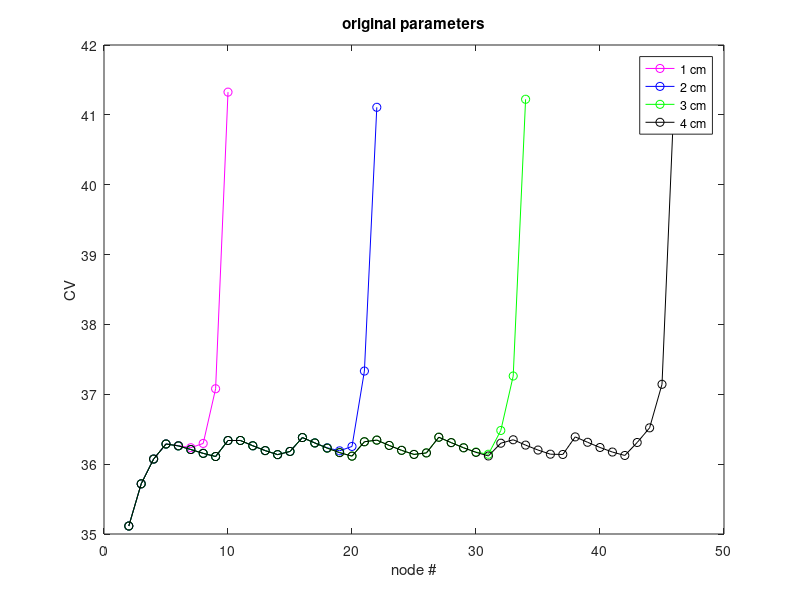
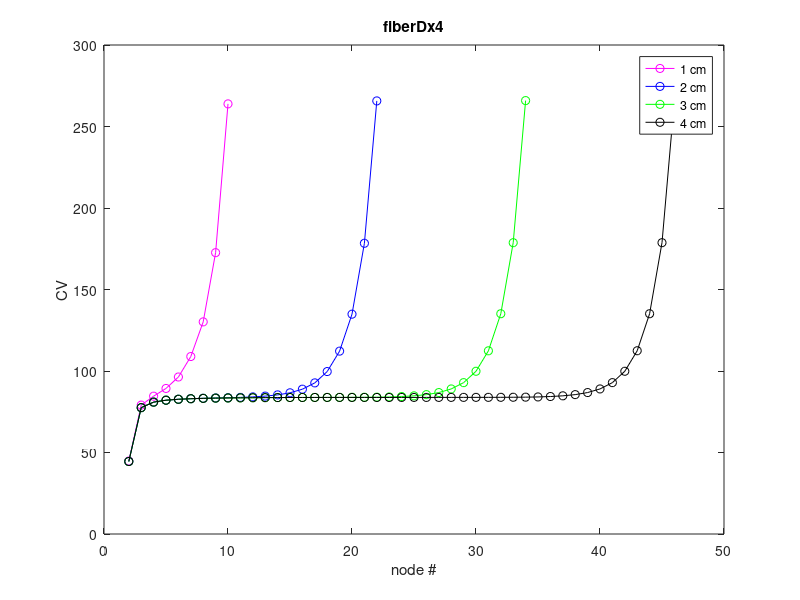

Source code (MATLAB) for these figures, in order:
clc
clear all
close all


Original_CV_12 = [35.1143271609051,35.7181802545624,36.0728860426700,36.2891011390115,36.2661002418215,36.2351314682920,36.2965888246979,37.0790134891817,41.3255159565718];
s_12 = [2,3,4,5,6,7,8,9,10,11] ;

Original_CV_24 = [35.1143271609051,35.7182401285409,36.0728249738140,36.2883949133339,36.2614868776259,36.2091677712078,36.1544201857041,36.1091027816732,36.3383604575390,36.3387567251609,36.2630612156123,36.1938100976312,36.1362552937180,36.1817442829706,36.3808381844006,36.3041658486465,36.2343235751926,36.1905213522727,36.2533704695256,37.3324278169106,41.1083382170952];
s_24 = [2,3,4,5,6,7,8,9,10,11,12,13,14,15,16,17,18,19,20,21,22,23] ;

Original_CV_36 = [35.1143271609051,35.7182401285409,36.0728249738140,36.2883949133339,36.2614868776259,36.2091677712078,36.1544201857041,36.1091029999194,36.3383729010492,36.3387440603568,36.2631328650920,36.1937387218283,36.1363164263031,36.1816829965864,36.3807022294202,36.3033582403434,36.2295957965586,36.1650506820031,36.1146701188477,36.3204593587068,36.3441889894022,36.2678362151368,36.1977708071379,36.1392511311136,36.1608231797204,36.3852385323530,36.3080728077903,36.2346769916751,36.1730245958783,36.1417077470761,36.4821232971275,37.2616770255603,41.2233406435180];
s_36 =  [2,3,4,5,6,7,8,9,10,11,12,13,14,15,16,17,18,19,20,21,22,23,24,25,26,27,28,29,30,31,32,33,34,35];

Original_CV_48 = [35.1143271609051,35.7182401285409,36.0728249738140,36.2883949133339,36.2614868776259,36.2091677712078,36.1544201857041,36.1091029999194,36.3383729010492,36.3387440603568,36.2631328650920,36.1937387218283,36.1363164263031,36.1816829965864,36.3807022294202,36.3033582403434,36.2295957965586,36.1650506820031,36.1146701188477,36.3204593587068,36.3441889894022,36.2678739945695,36.1977810631574,36.1392686603807,36.1607578377804,36.3852979745486,36.3079396618658,36.2338408989068,36.1685566070175,36.1171218627424,36.2997838659511,36.3489980339817,36.2725660258644,36.2018574402932,36.1424234997600,36.1384445762855,36.3901432414005,36.3129715652927,36.2385954137639,36.1731978218362,36.1241806564982,36.3101295197254,36.5196850638789,37.1429829031230,41.3383938981190];
s_48 =  [2,3,4,5,6,7,8,9,10,11,12,13,14,15,16,17,18,19,20,21,22,23,24,25,26,27,28,29,30,31,32,33,34,35,36,37,38,39,40,41,42,43,44,45,46,47];



figure
plot(s_12(1,1:length(s_12)-1) , Original_CV_12 , 'o-m')
hold on
plot(s_24(1,1:length(s_24)-1) , Original_CV_24 , 'o-b')
hold on
plot(s_36(1,1:length(s_36)-1) ,Original_CV_36 , 'o-g')
hold on
plot(s_48(1,1:length(s_48)-1) , Original_CV_48 , 'o-k')


legend('1 cm', '2 cm' , '3 cm' ,'4 cm')

xlim([0 50])
title('CV')
xlabel('node #')
ylabel('CV')
title('original parameters')






%%

fiberDx4_CV_12 = [44.7926401401212,79.0744639211390,84.5565766414119,89.2995507782837,96.3203822577206,108.878717520148,130.141082103786,172.600471572635,263.884085329898];
fiberDx4_CV_24 = [44.4938890897030,77.5185924758998,80.9131042049164,82.0834717990866,82.6654935261160,83.0152605913550,83.2558509938770,83.4459608802068,83.6227191558728,83.8126880687249,84.1205260260764,84.5883587522381,85.3458108060674,86.6289352536422,88.8439195422020,92.7112577098163,99.6672557664323,112.194688492415,134.862725585555,178.355895196515,265.694783601356];
fiberDx4_CV_36 = [44.4938890897030,77.5184754745039,80.9118132005635,82.0803273509163,82.6570124001748,82.9950210199902,83.2142874892818,83.3643418094425,83.4672252935008,83.5229632155042,83.6030208975118,83.6626075732074,83.7085946689461,83.7412124132241,83.7670153860682,83.7863860696661,83.8034808118424,83.8217439250537,83.8464981038695,83.8875594801787,83.9509236509612,84.0778559065781,84.3350394627309,84.7650270729514,85.5010634796052,86.7719924024193,88.9856776699040,92.8601521352243,99.8388281222630,112.389277622706,135.140221376278,178.708577732027,265.897407977757];
fiberDx4_CV_48 = [44.4938890897030,77.5184754745039,80.9118132005635,82.0803273509163,82.6570124001748,82.9950210199902,83.2148054347908,83.3638220007785,83.4672252935008,83.5223690757443,83.6023089963398,83.6624342526624,83.7065761974192,83.7382525461894,83.7609807100302,83.7757955572948,83.7842240451074,83.7876512458049,83.7868311425873,83.7813105385098,83.7629026948665,83.7553397339468,83.7738773846527,83.7883062382875,83.7997244796675,83.8085547688779,83.8160134827152,83.8225312962416,83.8294655229175,83.8401802038977,83.8606887698802,83.8966914254348,83.9554764507596,84.0874701786918,84.3429052059684,84.7726614943375,85.5080522452368,86.7797881564392,88.9935647067439,92.8700292881482,99.8413542692659,112.422685361916,135.133225098301,178.729504824911,266.153636094380];



figure
plot(s_12(1,1:length(s_12)-1) , fiberDx4_CV_12 , 'o-m')
hold on
plot(s_24(1,1:length(s_24)-1) , fiberDx4_CV_24 , 'o-b')
hold on
plot(s_36(1,1:length(s_36)-1) , fiberDx4_CV_36 , 'o-g')
hold on
plot(s_48(1,1:length(s_48)-1) , fiberDx4_CV_48 , 'o-k')


legend('1 cm', '2 cm' , '3 cm' ,'4 cm')

xlim([0 50])
title('CV')
xlabel('node #')
ylabel('CV')
title('fiberDx4')


%%

mean_Original_CV_36 = mean(Original_CV_36(1,10:20))
mean_fiberDx4_CV_36 = mean(fiberDx4_CV_36(1,10:20))
